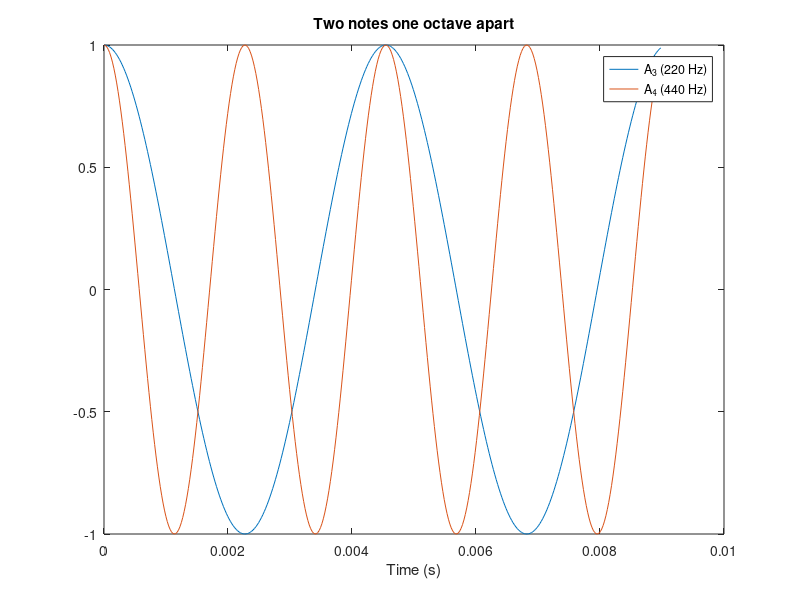

This figure's MATLAB source:
close all; clear;
f0 = 220;
f1 = 440;
f2 = 880;
fs = 44100;
t = 0:1/fs:0.009;

a = cos(2*pi*f0*t);
x = cos(2*pi*f1*t);
y = cos(2*pi*f2*t);

figure
plot(t,a,t,x)
title("Two notes one octave apart")
xlabel("Time (s)")
legend("A_3 (220 Hz)", "A_4 (440 Hz)");

